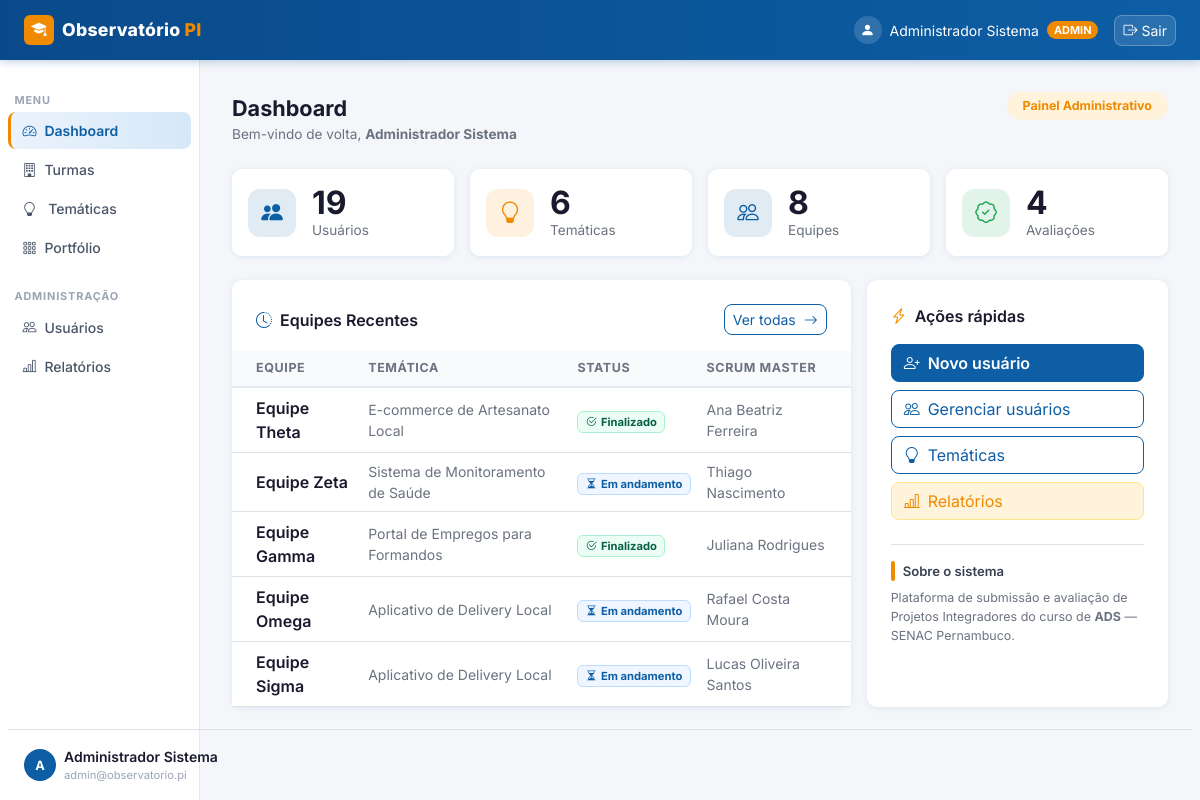
The page /dashboard (signed in) on the database as committed earlier.
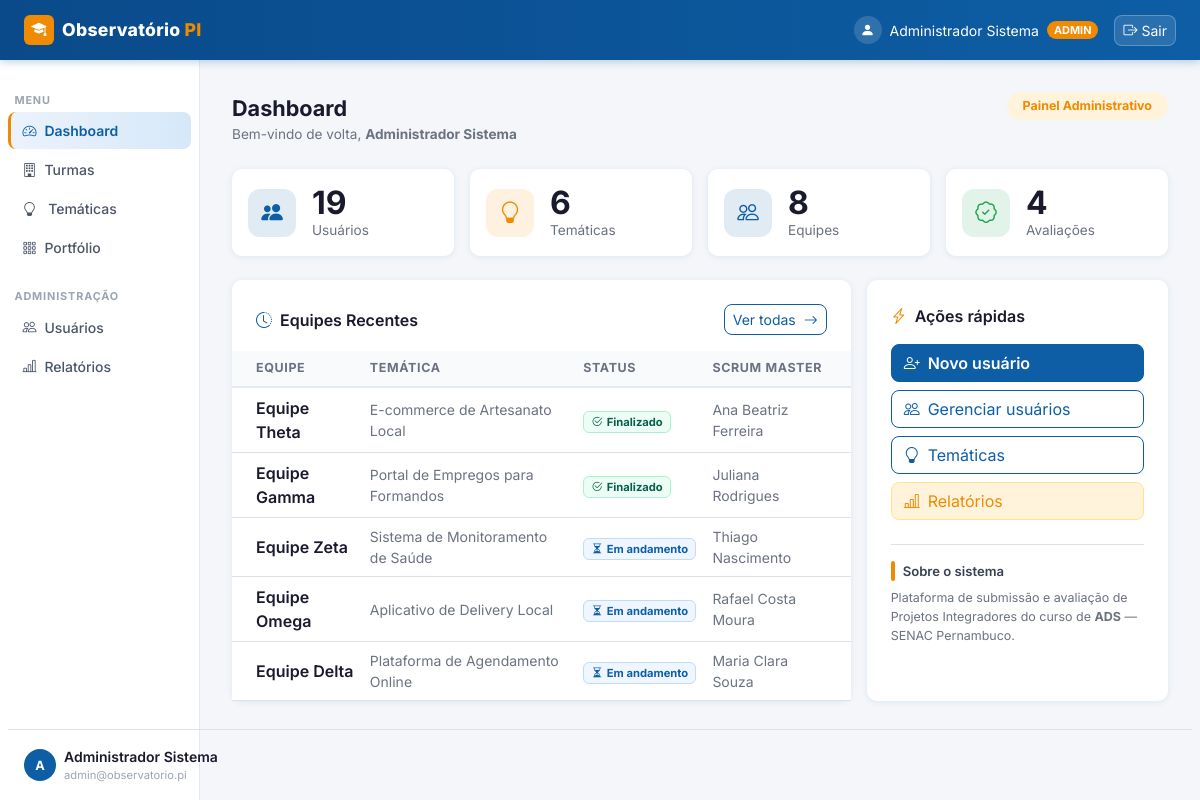
The same page on the database as committed later.
### observatorio_pi/app/models/project.py (models this page shows)
class Equipe(Base):
    __tablename__ = "equipes"
    id              = Column(Integer, primary_key=True, index=True)
    nome            = Column(String, nullable=False)
    tematica_id     = Column(Integer, ForeignKey("tematicas.id"), nullable=False)
    scrum_master_id = Column(Integer, ForeignKey("users.id"), nullable=True)
    status          = Column(String, default="EM_ANDAMENTO")  # EM_ANDAMENTO | FINALIZADO
    criado_em       = Column(DateTime, default=lambda: datetime.now(timezone.utc))
    tematica        = relationship("Tematica", back_populates="equipes")
    scrum_master    = relationship("User", foreign_keys=[scrum_master_id])
    membros         = relationship("EquipeMembro", back_populates="equipe", cascade="all, delete-orphan")
    entregas        = relationship("EntregaProjeto", back_populates="equipe", cascade="all, delete-orphan")
    avaliacoes      = relationship("Avaliacao", back_populates="equipe", cascade="all, delete-orphan")
    avaliacoes_aluno = relationship("AvaliacaoAluno", back_populates="equipe", cascade="all, delete-orphan")

class Tematica(Base):
    __tablename__ = "tematicas"
    id            = Column(Integer, primary_key=True, index=True)
    titulo        = Column(String, nullable=False)
    descricao     = Column(Text, default="")
    turma_id      = Column(Integer, ForeignKey("turmas.id"), nullable=False)
    professor_id  = Column(Integer, ForeignKey("users.id"), nullable=True)
    status        = Column(String, default="ABERTA")  # ABERTA | EM_ANDAMENTO | CONCLUIDA
    criado_em     = Column(DateTime, default=lambda: datetime.now(timezone.utc))
    atualizado_em = Column(DateTime, default=lambda: datetime.now(timezone.utc))
    turma         = relationship("Turma", back_populates="tematicas")
    professor     = relationship("User", foreign_keys=[professor_id])
    equipes       = relationship("Equipe", back_populates="tematica", cascade="all, delete-orphan")

### observatorio_pi/app/models/user.py (models this page shows)
class User(Base):
    __tablename__ = "users"
    id           = Column(Integer, primary_key=True, index=True)
    nome         = Column(String, nullable=False)
    email        = Column(String, unique=True, index=True, nullable=False)
    senha_hash   = Column(String, nullable=False)
    tipo         = Column(String, default="ALUNO", nullable=False)
    ativo        = Column(Boolean, default=True, nullable=False)
    bio          = Column(Text, default="")          # apresentação pessoal
    linkedin     = Column(String, default="")        # URL LinkedIn
    github       = Column(String, default="")        # URL GitHub
    portfolio_url= Column(String, default="")        # site/portfolio pessoal
    area_interesse = Column(String, default="")      # ex: "Backend, IA, Mobile"
    cidade       = Column(String, default="")        # localização
    telefone     = Column(String, default="")        # contato para empresas

### observatorio_pi/app/main.py (the view)
@app.get("/dashboard", response_class=HTMLResponse)
def dashboard(request: Request, db: Session = Depends(get_db)):
    usuario = get_usuario_logado(request, db)
    if not usuario:
        return RedirectResponse(url="/", status_code=303)
    ctx = {"request": request, "usuario": usuario, "active_page": "dashboard",
           "total_usuarios": 0, "total_tematicas": 0, "total_equipes": 0,
           "total_avaliadas": 0, "equipes_recentes": []}
    if usuario.tipo in ("ADMIN", "COORDENADOR"):
        ctx["total_usuarios"]  = db.query(User).count()
        ctx["total_tematicas"] = db.query(Tematica).count()
        ctx["total_equipes"]   = db.query(Equipe).count()
        ctx["total_avaliadas"] = db.query(Avaliacao).count()
        ctx["equipes_recentes"] = db.query(Equipe).order_by(Equipe.criado_em.desc()).limit(5).all()
    elif usuario.tipo == "PROFESSOR":
        tematica_ids = [t.id for t in db.query(Tematica).filter(Tematica.professor_id == usuario.id).all()]
        ctx["total_tematicas"] = len(tematica_ids)
        ctx["total_equipes"]   = db.query(Equipe).filter(Equipe.tematica_id.in_(tematica_ids)).count() if tematica_ids else 0
        ctx["total_avaliadas"] = db.query(Avaliacao).filter(Avaliacao.professor_id == usuario.id).count()
        ctx["equipes_recentes"] = (
            db.query(Equipe).filter(Equipe.tematica_id.in_(tematica_ids))
            .order_by(Equipe.criado_em.desc()).limit(5).all()
        ) if tematica_ids else []
    elif usuario.tipo == "ALUNO":
        equipes = _equipes_do_aluno(db, usuario.id)
        ctx["total_equipes"]   = len(equipes)
        ctx["total_tematicas"] = len(set(e.tematica_id for e in equipes))
        ctx["equipes_recentes"] = equipes[:5]
    elif usuario.tipo == "EMPRESA":
        ctx["total_tematicas"] = db.query(Tematica).count()
        ctx["total_equipes"]   = db.query(Equipe).count()
    return templates.TemplateResponse("dashboard.html", ctx)

### observatorio_pi/app/templates/dashboard.html (shortened to what the changed rows need)
{% extends "base_auth.html" %}
{% block content %}
<div class="row g-3">
    <div class="col-lg-8">
        <div class="card h-100">
            {% if equipes_recentes %}
            <div class="table-responsive">
                <table class="table table-hover align-middle mb-0">
                    <thead><tr><th class="ps-4">Equipe</th><th>Temática</th><th>Status</th><th class="pe-4">Scrum Master</th></tr></thead>
                    <tbody>
                        {% for eq in equipes_recentes %}
                        <tr style="cursor:pointer;" onclick="window.location='/equipes/{{ eq.id }}'">
                            <td class="ps-4 fw-semibold" style="color:#1a1a2e;">{{ eq.nome }}</td>
                            <td class="small" style="color:#6b7280;">{{ eq.tematica.titulo[:40] if eq.tematica else '—' }}</td>
                            <td>
                                {% if eq.status == 'FINALIZADO' %}
                                <span class="badge" style="background:#ecfdf5;color:#065f46;border:1px solid #a7f3d0;font-size:.7rem;"><i class="bi bi-check2-circle me-1"></i>Finalizado</span>
                                {% else %}
                                <span class="badge" style="background:#eff6ff;color:var(--senac-blue);border:1px solid #bfdbfe;font-size:.7rem;"><i class="bi bi-hourglass-split me-1"></i>Em andamento</span>
                                {% endif %}
                            </td>
                            <td class="pe-4 small" style="color:#6b7280;">{{ eq.scrum_master.nome if eq.scrum_master else '—' }}</td>
                        </tr>
                        {% endfor %}
                    </tbody>
                </table>
            </div>
            {% else %}
            <div class="text-center py-5" style="color:#9aa5b4;"><i class="bi bi-people fs-2 d-block mb-2"></i>Nenhuma equipe ainda.</div>
            {% endif %}
        </div>
    </div>
</div>
{% endblock %}

Rows that differ between the two databases and show on the page:
no longer on this page (row edited): Equipe: nome "Equipe Sigma", tematica "Aplicativo de Delivery Local", status "EM_ANDAMENTO" (drawn), scrum_master "Lucas Oliveira Santos"
changed Equipe "Equipe Gamma": moves up the list
now on this page (row edited): Equipe: nome "Equipe Delta", tematica "Plataforma de Agendamento Online", status "EM_ANDAMENTO" (drawn), scrum_master "Maria Clara Souza"
